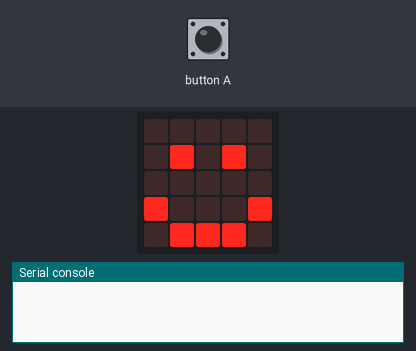
Recording of a program running on a simulated BBC micro:bit running MicroPython. Shown: the board's 5×5 LED display, the last lines printed to the serial console. Inputs (shaded band) come from the test bench. No radio messages arrive unless stated (any console line starting 'radio sent:' is added by the test bench).

Above: at 1.2 s.
1.3 s: button A pressed for 0.15 s
At 1.43 s:
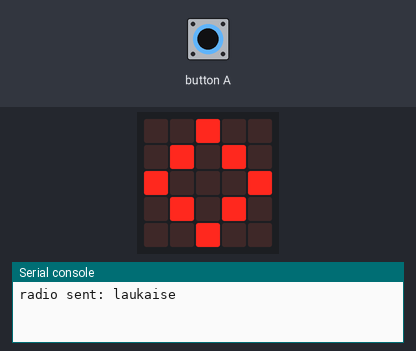
Timing chart, 0 to 4.3 s (numbered marks = the images above; inputs shaded):
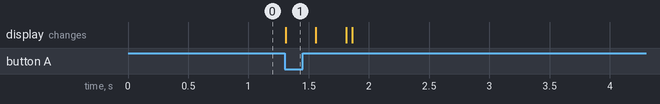

The program:

lahetin.py
```python
# Lahettaa viestin raspberryyn yhdistettyyn microbittiin kuvan ottoa varten.
from microbit import *
import radio

radio.on()  # radio paalle.
radio.config(channel=50)  # Valitse sama kanava lahettimeen ja vastaanottimeen.

while True:
    display.show(Image.HAPPY)
    if button_a.was_pressed():
        radio.send("laukaise")
        display.show(Image.DIAMOND)
        sleep(250)
        display.show(Image.DIAMOND_SMALL)
        sleep(250)
        display.clear()
    sleep(50)
```

Measured:
- after the input at 1.3 s, the display: changes at once (image 1)
